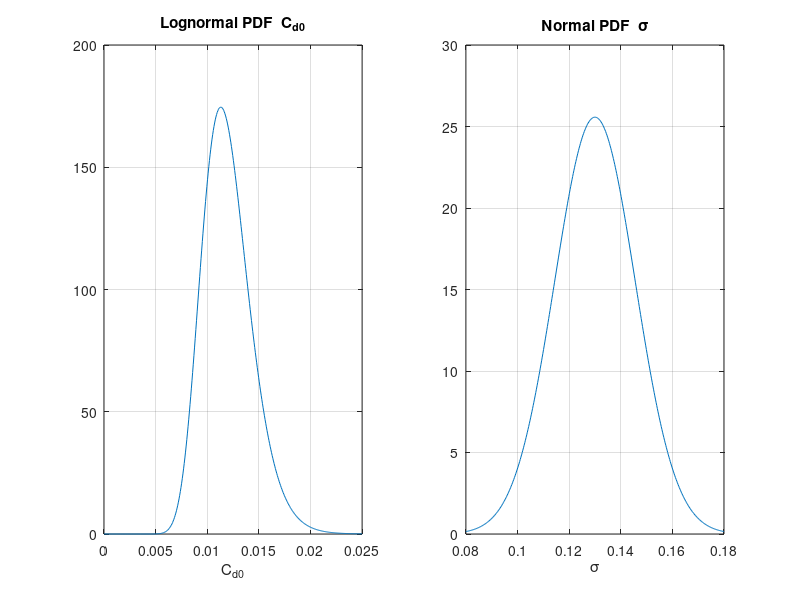

The MATLAB script that drew this image:
function [R, sampleInputs] = buildRandomInputs(makePlots)
% STEP3_UNCERTAINTY  Build minimal stochastic model (Cd0, sigma)
%   [R, sampleInputs] = step3_uncertainty();          % plots PDFs
%   [...] = step3_uncertainty(false);                 % silent, no plots
%
% Outputs pushed to caller workspace too, so scripts can see them.
if nargin < 1,  makePlots = true;  end

% ---------- 1. PDFs -------------------------------------------------------
mu_Cd0  = 0.012;  cov_Cd0 = 0.20;
sigma_ln = sqrt(log(1+cov_Cd0^2));
mu_ln    = log(mu_Cd0) - 0.5*sigma_ln^2;
pdf_Cd0  = makedist('Lognormal','mu',mu_ln,'sigma',sigma_ln);

mu_sig = 0.13;   cov_sig = 0.12;
pdf_sig = makedist('Normal','mu',mu_sig,'sigma',cov_sig*mu_sig);

R = struct( ...
    'name',  {'Cd0','sigma'}, ...
    'units', {'–','–'}, ...
    'dist',  {pdf_Cd0 , pdf_sig}, ...
    'mu',    num2cell([mu_Cd0  , mu_sig ]), ...
    'cov',   num2cell([cov_Cd0 , cov_sig]) );


% ---------- 2. Sampler handle -------------------------------------------
sampleInputs = @(n) sampler(n,R);

% ---------- 3. Push to caller workspace for easy use ---------------------
assignin('base','R',R);
assignin('base','sampleInputs',sampleInputs);

% ---------- 4. Optional sanity-check plots ------------------------------
if makePlots
    figure('Name','Step-3 PDFs'), clf
    subplot(1,2,1)
        x = linspace(0,0.025,400);
        plot(x, pdf(R(1).dist,x)), grid on
        title('Lognormal PDF  C_d_0'), xlabel('C_d_0')
    subplot(1,2,2)
        x2 = linspace(0.08,0.18,400);
        plot(x2, pdf(R(2).dist,x2)), grid on
        title('Normal PDF  \sigma'), xlabel('\sigma')
end
end  %------------- end main function -------------------------------------

% ============ nested sampler ============================================
function X = sampler(n,R)
    Z = randn(n,2);                      % independent normals
    X(:,1) = icdf(R(1).dist, normcdf(Z(:,1)));   % Cd0
    X(:,2) = icdf(R(2).dist, normcdf(Z(:,2)));   % sigma
end
